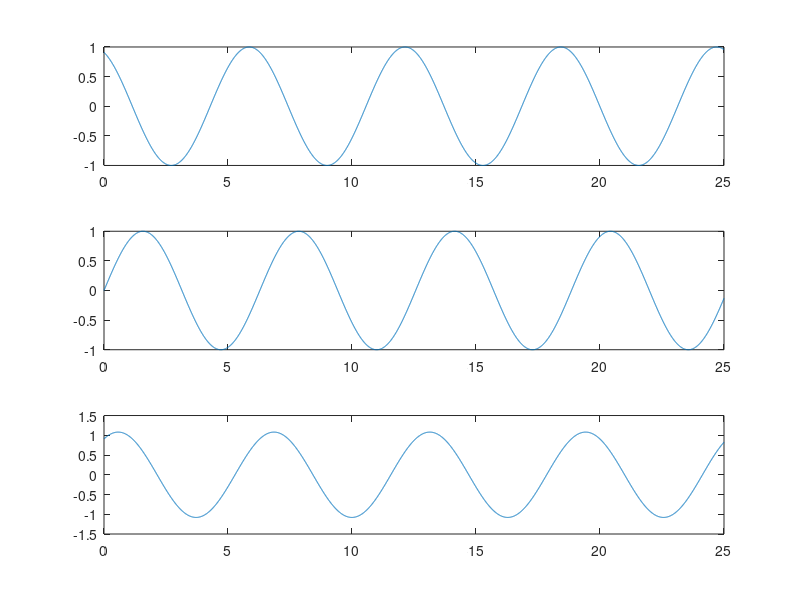

Recreate this plot in MATLAB.
% Ferry Chandra - 110402092 - TP No 10

% Inisialisasi Variabel
f1  = 3;
f2  = 4;
T   = 200;
t   = 0:1/T:25;

% Inisialiasi Fungsi Sinyal
y1 = sin(2+t);
y2 = sin(t);
y3 = y1 + y2;

% Plotting
subplot(3,1,1); plot(t,y1);
subplot(3,1,2); plot(t,y2);
subplot(3,1,3); plot(t,y3);
